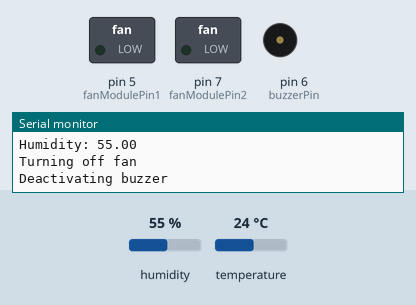
Bench run of a sketch on a simulated Arduino Uno, built with avr-gcc and run on an emulated ATmega328P. On the bench: switched loads named in the sketch (green lamp = pin HIGH), buzzer (waves = sounding, pin HIGH), the last lines printed to the serial monitor. The test bench sets the inputs (shaded band); at power-on: humidity 55 %, temperature 24 °C.

Above: at 2.8 s.
2.9 s: humidity set to 78 %
5.6 s: humidity set to 81 %
At 7.3 s:
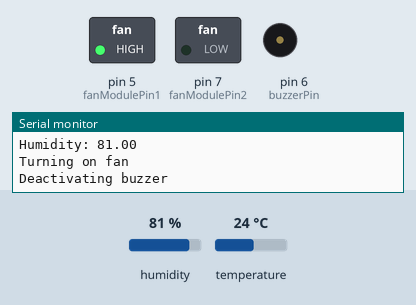
8.3 s: temperature set to 38 °C
11.3 s: temperature set to 41 °C
At 13.0 s:
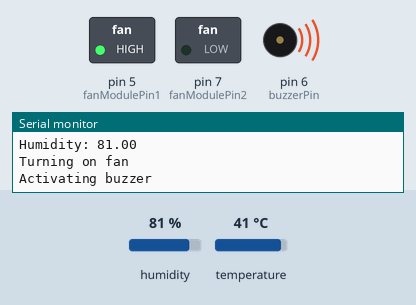
14.0 s: temperature set to 12 °C
At 14.6 s:
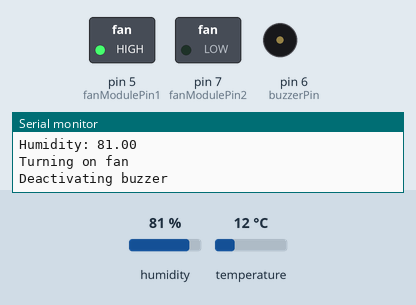
16.7 s: humidity set to 22 %
At 18.8 s:
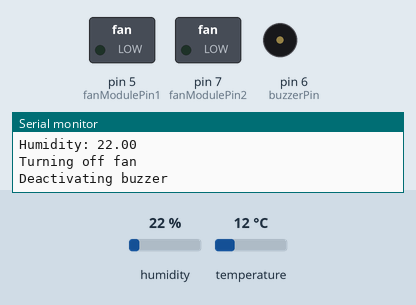
Timing chart, 0 to 20.3 s (numbered marks = the images above; inputs shaded):
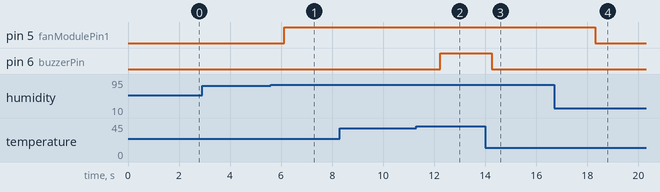

The sketch:

Arduino_code.ino
```cpp
#include <DHT.h>

#define DHTPIN 3      // Pin connected to the DHT11 sensor
#define DHTTYPE DHT11 // DHT sensor type

DHT dht(DHTPIN, DHTTYPE);

const int fanModulePin1 = 5;
const int fanModulePin2 = 7;    // Pin connected to the fan module
const int buzzerPin = 6;      // Pin connected to the buzzer

const int thresholdTemperatureFan = 30;   // First set of temperature threshold for fan
const int thresholdHumidityFan = 80;      // First set of humidity threshold for fan

const int thresholdTemperatureBuzzer = 40; // Second set of temperature threshold for buzzer

void setup()
{
  Serial.begin(9600);
  dht.begin();
  pinMode(fanModulePin1, OUTPUT);
  pinMode(fanModulePin2, OUTPUT);
  pinMode(buzzerPin, OUTPUT);
}

void loop()
{
  float temperature = dht.readTemperature();
  float humidity = dht.readHumidity();

  if (!isnan(temperature) && !isnan(humidity))
  {
    Serial.print("Temperature: ");
    Serial.println(temperature);
    Serial.print("Humidity: ");
    Serial.println(humidity);

    // Check if the temperature and humidity exceed the first set of thresholds for the fan
    if (temperature >= thresholdTemperatureFan || humidity >= thresholdHumidityFan)
    {
      Serial.println("Turning on fan");
      turnOnFan();
    }
    else
    {
      Serial.println("Turning off fan");
      turnOffFan();
    }

    // Check if the temperature and humidity exceed the second set of thresholds for the buzzer
    if (temperature >= thresholdTemperatureBuzzer)
    {
      Serial.println("Activating buzzer");
      activateBuzzer();
    }
    else
    {
      Serial.println("Deactivating buzzer");
      deactivateBuzzer();
    }
  }
  else
  {
    Serial.println("Failed to read from DHT sensor!");
  }

  delay(2000); // Adjust the delay as needed
}

void turnOnFan()
{
  digitalWrite(fanModulePin1, HIGH);
  digitalWrite(fanModulePin2, LOW);
}

void turnOffFan()
{
  digitalWrite(fanModulePin1, LOW);
  digitalWrite(fanModulePin2, LOW);
}

void activateBuzzer()
{
  digitalWrite(buzzerPin, HIGH);
}

void deactivateBuzzer()
{
  digitalWrite(buzzerPin, LOW);
}
```

Measured:
- the behaviour switches between 79 and 80 % on humidity (found by bisection; images 0 and 1)
- the behaviour switches between 39 and 40 °C on temperature (found by bisection; images 1 and 2)
- after the input at 5.6 s, pin 5 (fanModulePin1): LOW → HIGH after 0.53 s
- after the input at 11.3 s, pin 6 (buzzerPin): LOW → HIGH after 0.93 s
- after the input at 14.0 s, pin 6 (buzzerPin): HIGH → LOW after 0.26 s
- after the input at 16.7 s, pin 5 (fanModulePin1): HIGH → LOW after 1.6 s
